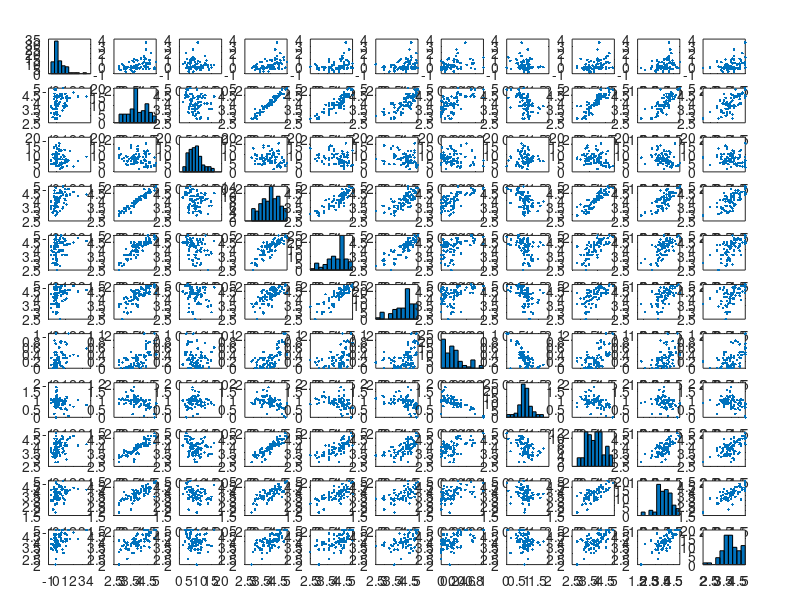

This figure's MATLAB source: (Note: this script raises an error after producing the figure.)
%%
% All of the q guide data can be found here: http://q.fas.harvard.edu/
% We will look across all departments for course evaluation data.


% VARIABLES IN FILE:
% y1        number of students enrolled in the class the following year
% y2       number of students current year
% overall_rating       
% workload_hours
% recommend
% inst_overall
% inst_access

% Clear all data
clc
clear all
close all

% data=csvread('QGuideData3.csv', 1, 1);
data=csvread('data/QGuideDataFinal.csv', 1, 1);
y1 = data(:,1);               % next year student enrollment
y2 = data(:,2);               % current year student enrollment
overall_rating = data(:,3);   % Overall Rating
workload_hours = data(:,4);   % Workload Hours
recommend = data(:,5);        % Recommend
inst_overall = data(:,6);     % Instructor Overall
inst_access = data(:, 7);     % Instructor Accessibility
elective = data(:, 8);          % Percentage for Elective
requirement = data(:, 9);       % Percentage for Requirement
assignments = data(:, 10);      % Assignments Rating
feedback = data(:, 11);         % Feedback Rating
section = data(:, 12);          % Section Rating

deltaY = y1-y2;                 % Change in enrollment
percentInc = (y1-y2)./y2;       % Percent Increase
ele_req = elective+requirement; % Elective + Requirement percentages

% Combines all the variables
X=[ overall_rating workload_hours recommend inst_overall inst_access elective requirement assignments feedback section ];
plot_name = {
    'Enrollment % Inc.'; 'overall_rating';  'workload_hours'; 'recommend'; 'inst_overall';
    'inst_access';'elective'; 'requirement'; 'assignments'; 'feedback'; 
    'section'
    };

% X=[  recommend ];
% plot_name = {
%     'percent increase'; 'recommend'
%     };

% Creates plot
[~, ax] = plotmatrix([percentInc X]);
[R, PValue] = corrplot([percentInc X]);
% Places labels on plot
for i = 1:length(plot_name)
    ax(i,1).YLabel.String = plot_name{i};
    ax(length(plot_name),i).XLabel.String = plot_name{i};
end

% fits linear regression
fitlm(X, percentInc)
%%
stepwisefit(X, percentInc)

